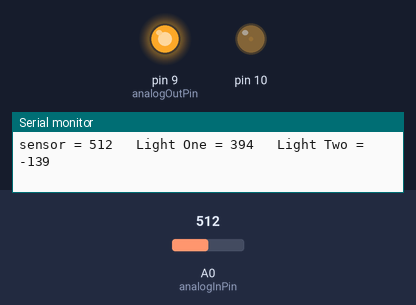
The sketch below on a simulated Arduino Uno, built with avr-gcc and run on an emulated ATmega328P. Shown: output pins drawn as LEDs (lit = HIGH), the last lines printed to the serial monitor. Inputs (shaded band) come from the test bench; at power-on: A0 (analogInPin) = 512.

Above: at 1.2 s.
1.3 s: A0 (analogInPin) set to 306
At 2.3 s:
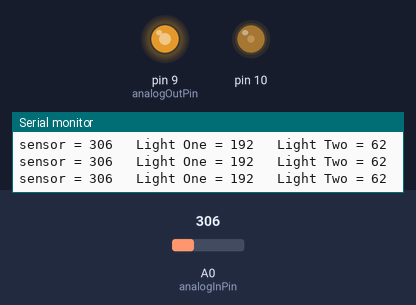
2.8 s: A0 (analogInPin) set to 0
At 4.0 s:
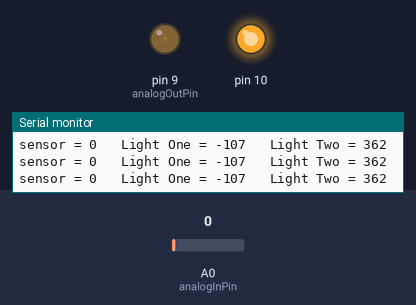
4.3 s: A0 (analogInPin) set to 375
At 5.7 s:
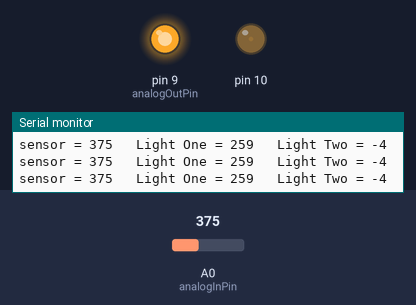
7.3 s: A0 (analogInPin) set to 105
At 8.5 s:
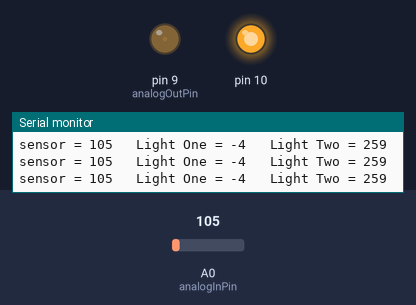
Timing chart, 0 to 10.3 s (numbered marks = the images above; inputs shaded):
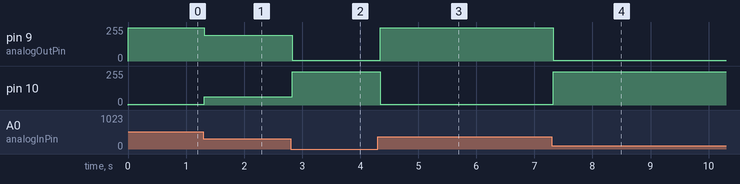

Measured:
- after the input at 1.3 s, pin 9 (analogOutPin): 250/255 → 192/255 at once; pin 10: 5/255 → 62/255 at once
- after the input at 2.8 s, pin 9 (analogOutPin): 192/255 → 5/255 at once; pin 10: 62/255 → 250/255 at once
- after the input at 4.3 s, pin 9 (analogOutPin): 5/255 → 250/255 at once; pin 10: 250/255 → 5/255 at once
- after the input at 7.3 s, pin 9 (analogOutPin): 250/255 → 5/255 at once; pin 10: 5/255 → 250/255 at once

The sketch:

InOut.ino
```cpp
/*
Zach Thomas
HCDE 439: Physical Computing
Assignment 3: Input/Output
*/

// These constants won't change. They're used to give names to the pins used:
const int analogInPin = A0;  // Analog input pin that the potentiometer is attached to
const int analogOutPin = 9; // Analog output pin that the LED is attached to

int sensorValue = 0;        // value read from the pot
int outputValue9 = 0;        // value output to the PWM (analog out)
int outputValue10 = 0;

void setup() {
  // initialize serial communications at 9600 bps:
  Serial.begin(9600);
}

void loop() {
  // read the analog in value:
  sensorValue = analogRead(analogInPin);
  // map analog in value to the range of the analog out for light 1:
  outputValue9 = map(sensorValue, 115, 365, 5, 250);
  // map analog in value to the range of the analog out for light 2:
  outputValue10 = map(sensorValue, 365, 115, 5, 250);
  // Check if the analog in is within the normal parameters:
  if(sensorValue > 115 && sensorValue < 365) {
    // Set analog out 1:
    analogWrite(9, outputValue9);
    // Set analog out 2:
    analogWrite(10, outputValue10);
    // Check if the sensor value is too high:
  } else if(sensorValue > 365) {
    // Set analog 1:
    analogWrite(9, 250);
    // Set analog 2:
    analogWrite(10, 5);
    // If analog in is too low:
  } else {
    // Set analog 1:
    analogWrite(9, 5);
    // Set analog 2:
    analogWrite(10, 250);
  }

  // print the results to the Serial Monitor:
  Serial.print("sensor = ");
  Serial.print(sensorValue);
  Serial.print("\t Light One = ");
  Serial.print(outputValue9);
  Serial.print("\t Light Two = ");
  Serial.println(outputValue10);

  // wait 2 milliseconds before the next loop for the analog-to-digital
  // converter to settle after the last reading:
  delay(2);
}
```
